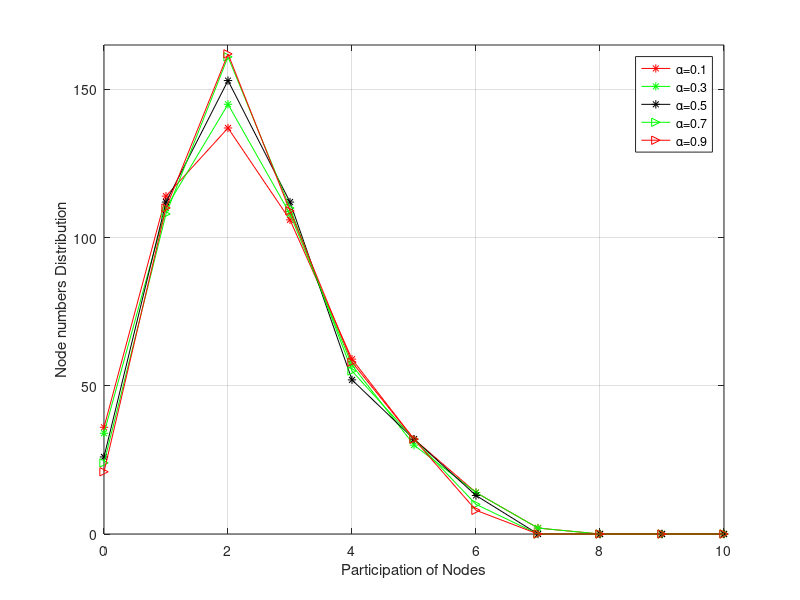

Here is the MATLAB script that generated this plot:
clc;
clear;

x = [0,1,2,3,4,5,6,7,8,9,10];
alpha1 = [36 114 137 106 59 32 14 2 0 0 0];
alpha3 = [34 110 145 108 57 30 14 2	0 0	0]; 
alpha5 = [26 112 153 112 52 32 13 0	0 0	0]; 
alpha7 = [24 108 161 110 55 32 10 0 0 0 0];
alpha9 = [21 110 162 109 58 32 8 0 0 0 0]; 

figure
h1 = plot(x,alpha1,'-*red');  hold on;
     plot(x,alpha3,'-*green');hold on;
     plot(x,alpha5,'-*black');hold on;
     plot(x,alpha7,'->green');hold on;
     plot(x,alpha9,'->red');
     
axis([0,10,0,165]);
xlabel('Participation of Nodes');
ylabel('Node numbers Distribution');
legend('\alpha=0.1','\alpha=0.3','\alpha=0.5','\alpha=0.7','\alpha=0.9');
grid on;
